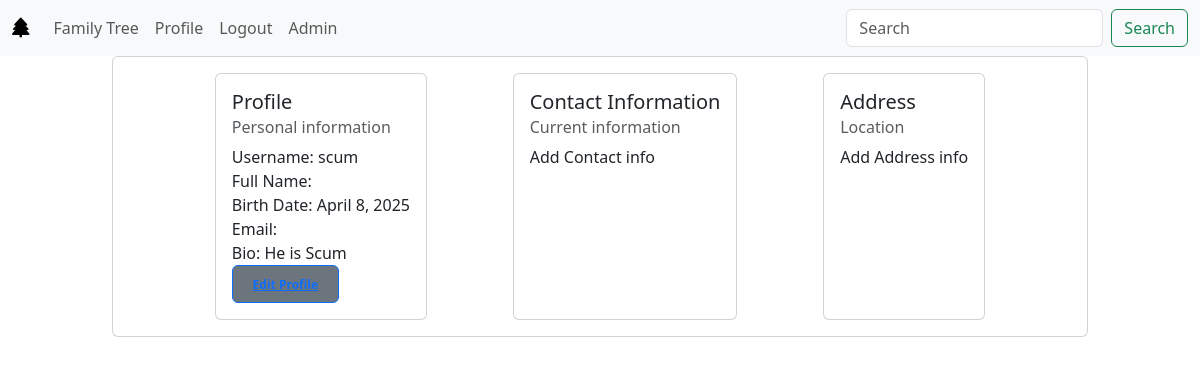
Page /accounts/profile/ (signed in) on the committed database.
### accounts/models.py (models this page shows, shortened)
class CustomUser(AbstractUser):
    is_admin = models.BooleanField(default=False)
    is_user = models.BooleanField(default=True)

class Profile(models.Model):
    user = models.OneToOneField(settings.AUTH_USER_MODEL, on_delete=models.CASCADE)
    date_of_birth = models.DateField(null=True, blank=True)
    bio = models.CharField(null=True, blank=True, max_length=255)

### accounts/views.py (the view)
# urls.py: path('profile/', ProfileView.as_view(), name='profile'),
class ProfileView(LoginRequiredMixin, TemplateView):
    template_name = 'accounts/profile.html'
    def get_context_data(self, **kwargs):
        context = super().get_context_data(**kwargs)
        try:
            context['profile'] = Profile.objects.get(user=self.request.user.pk)
            context['contact'] = ContactInfo.objects.filter(user=self.request.user.pk)
            context['address'] = Address.objects.filter(user=self.request.user.pk)
            context['address_form'] = AddressForm
            context['contact_form'] = ContactInfoForm
        except Profile.DoesNotExist:
            reverse_lazy('accounts:login')
        return context

### templates/accounts/profile.html
{% extends 'base.html' %}
{% load crispy_forms_filters %}
{% block content %}
    <div class="d-flex justify-content-evenly">
        <div class="card">
            <div class="card-body">
                <h5 class="card-title">Profile</h5>
                <h6 class="card-subtitle mb-2 text-body-secondary">Personal information</h6>
                <p class="card-text">
                    {% if profile %}
                        Username: {{ user.username }}<br>
                        Full Name: {{ user.get_full_name }}<br>
                        Birth Date: {{ profile.date_of_birth }}<br>
                        Email: {{ user.email }}<br>
                        Bio: {{ profile.bio }}<br>
                        <button class="btn btn-primary text-bg-secondary">
                    <span class="badge">
                        <a class="stretched-link" href="{% url 'accounts:profile-edit' profile.id %}">Edit Profile</a>
                    </span>
                        </button>
                    {% else %}
                        <a href="#">Add profile details</a>
                    {% endif %}
                </p>
            </div>
        </div>
        <div class="card">
            <div class="card-body">
                <h5 class="card-title">Contact Information</h5>
                <h6 class="card-subtitle mb-2 text-body-secondary">Current information</h6>
                <p class="card-text">
                    {% if contact %}
                        Phone #: {{ contact.phone_number }}<br>
                        <h4>
                    <span class="badge text-bg-secondary">
                        <a href="{% url 'accounts:contact-edit' contact.id %}">Edit Contact</a>
                    </span></h4>
                    {% else %}
                        <a>Add Contact info</a>
                    {% endif %}
                </p>
            </div>
        </div>
        <div class="card">
            <div class="card-body">
                <h5 class="card-title">Address</h5>
                <h6 class="card-subtitle mb-2 text-body-secondary">Location</h6>
                <p class="card-text">
                    {% if address %}
                        Street: {{ address.street_address }}<br>
                        City: {{ address.city }}<br>
                        State: {{ address.state }}<br>
                        Postal Code: {{ address_set.postal_code }}<br>
                        Country: {{ address.country }}<br>
                        <h4>
                    <span class="badge text-bg-secondary">
                        <a href="{% url 'accounts:address-edit' address.id %}">Edit Address</a>
                    </span>
                        </h4>
                    {% else %}
                        <a>Add Address info</a>
                    {% endif %}
                </p>
            </div>
        </div>
    </div>
{% endblock %}

### rows in the picture
CustomUser: username "scum"
Profile: date_of_birth "April 8, 2025", bio "He is Scum"
